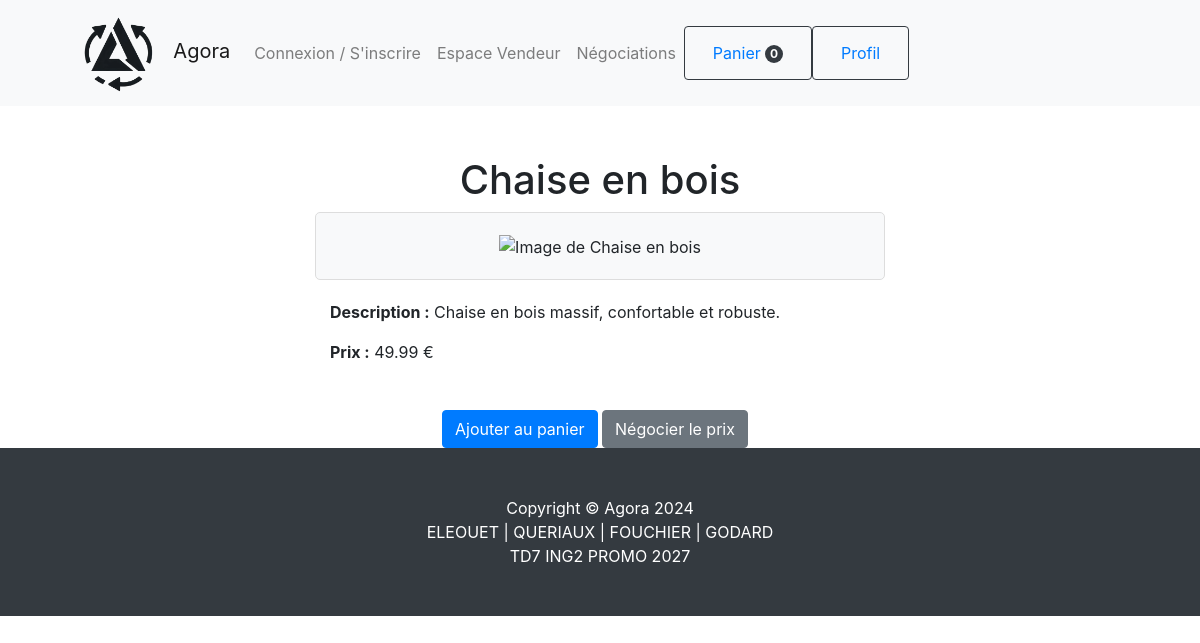
The app's page /pages/item.php?id=1 with its own data.
### tables this page shows
CREATE TABLE IF NOT EXISTS produits (
                                        id INT AUTO_INCREMENT PRIMARY KEY,
                                        nom VARCHAR(255) NOT NULL,
                                        description TEXT,
                                        prix DECIMAL(10, 2) NOT NULL,
                                        image_url VARCHAR(255) NOT NULL,
                                        video_url VARCHAR(255),
                                        categorie ENUM('Articles rares', 'Articles hautes de gamme', 'Articles réguliers') NOT NULL,
                                        type_de_vente ENUM('vente_immediate', 'vente_negociation', 'vente_meilleure_offre') NOT NULL,
                                        vendu BOOLEAN DEFAULT FALSE,
                                        acheteur_email VARCHAR(255),
                                        vendeur_id VARCHAR(255) NOT NULL
);

### pages/item.php (the view, shortened to what this page needs)
<?php
include '../includes/db.php';
$id = $_GET['id'];
$sql = "SELECT * FROM produits WHERE id='$id'";
$result = $conn->query($sql);
if ($result->num_rows > 0) {
    $row = $result->fetch_assoc();
} else {
    echo "Produit non trouvé.";
    exit();
}
?>
<!DOCTYPE html>
<html lang="fr">
<head>
    <link href="https://stackpath.bootstrapcdn.com/bootstrap/4.5.2/css/bootstrap.min.css" rel="stylesheet">
</head>
<body>
<?php include '../includes/navbar.php'; ?>
<div class="container product-container">
    <h1 class="text-center"><?php echo htmlspecialchars($row['nom']); ?></h1>
    <div class="row">
        <div class="col-md-6 offset-md-3 product-image-box">
            <img src="<?php echo htmlspecialchars($row['image_url']); ?>" alt="Image de <?php echo htmlspecialchars($row['nom']); ?>" class="product-image">
        </div>
    </div>
    <div class="row product-details">
        <div class="col-md-6 offset-md-3">
            <p><strong>Description :</strong> <?php echo htmlspecialchars($row['description']); ?></p>
            <p><strong>Prix :</strong> <?php echo htmlspecialchars($row['prix']); ?> €</p>
        </div>
    </div>
    <div class="row product-actions">
        <div class="col-md-6 offset-md-3 text-center">
            <a href="cart.php?action=add&id=<?php echo htmlspecialchars($row['id']); ?>" class="btn btn-primary">Ajouter au panier</a>
            <button id="negotiate-button" class="btn btn-secondary" onclick="showNegotiationForm()">Négocier le prix</button>
        </div>
    </div>
</div>
<?php include '../includes/footer.php'; ?>
</body>
</html>

### pages/item.php (style rules this page uses)
.product-container { margin-top: 50px; }
.product-image-box { border: 1px solid #ddd; padding: 20px; border-radius: 5px; text-align: center; background-color: #f8f9fa; }
.product-image { max-width: 100%; height: auto; }
.product-details { margin-top: 20px; }
.product-actions { margin-top: 30px; }
.btn-secondary { margin-right: 10px; }

### records on screen
produits: nom "Chaise en bois", description "Chaise en bois massif, confortable et robuste.", prix "49.99"
